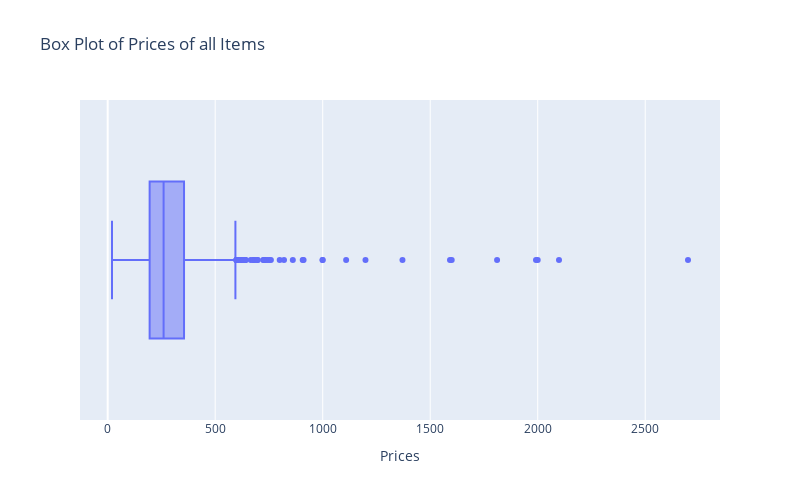

Notebook code for this chart:
### Code cell
# plot boxplot of prices of all items

fig = px.box(df_chennai_chinese, x='prices', title='Box Plot of Prices of all Items')
fig.update_layout(xaxis_title='Prices')

# set the plot size
fig.update_layout(width=800, height=500)

# show the plot
fig.show()

### Figure 1 — Plotly figure (JSON) as saved in the notebook; plotly's stock layout.template omitted (floating-point values rounded to 4 significant figures; data arrays with more than 128 entries replaced by an {"elided": "..."} marker saying what was removed)
{"data": [{"alignmentgroup": "True", "hovertemplate": "prices=%{x}<extra></extra>", "legendgroup": "", "marker": {"color": "#636efa"}, "name": "", "notched": false, "offsetgroup": "", "orientation": "h", "showlegend": false, "type": "box", "x": {"elided": "1614 float values"}, "x0": " ", "xaxis": "x", "y0": " ", "yaxis": "y"}], "layout": {"boxmode": "group", "height": 500, "legend": {"tracegroupgap": 0}, "title": {"text": "Box Plot of Prices of all Items"}, "width": 800, "xaxis": {"anchor": "y", "autorange": true, "domain": [0, 1], "range": [-128.8, 2848.0], "title": {"text": "Prices"}, "type": "linear"}, "yaxis": {"anchor": "x", "autorange": true, "domain": [0, 1], "range": [-0.5, 0.5], "type": "category"}}}
